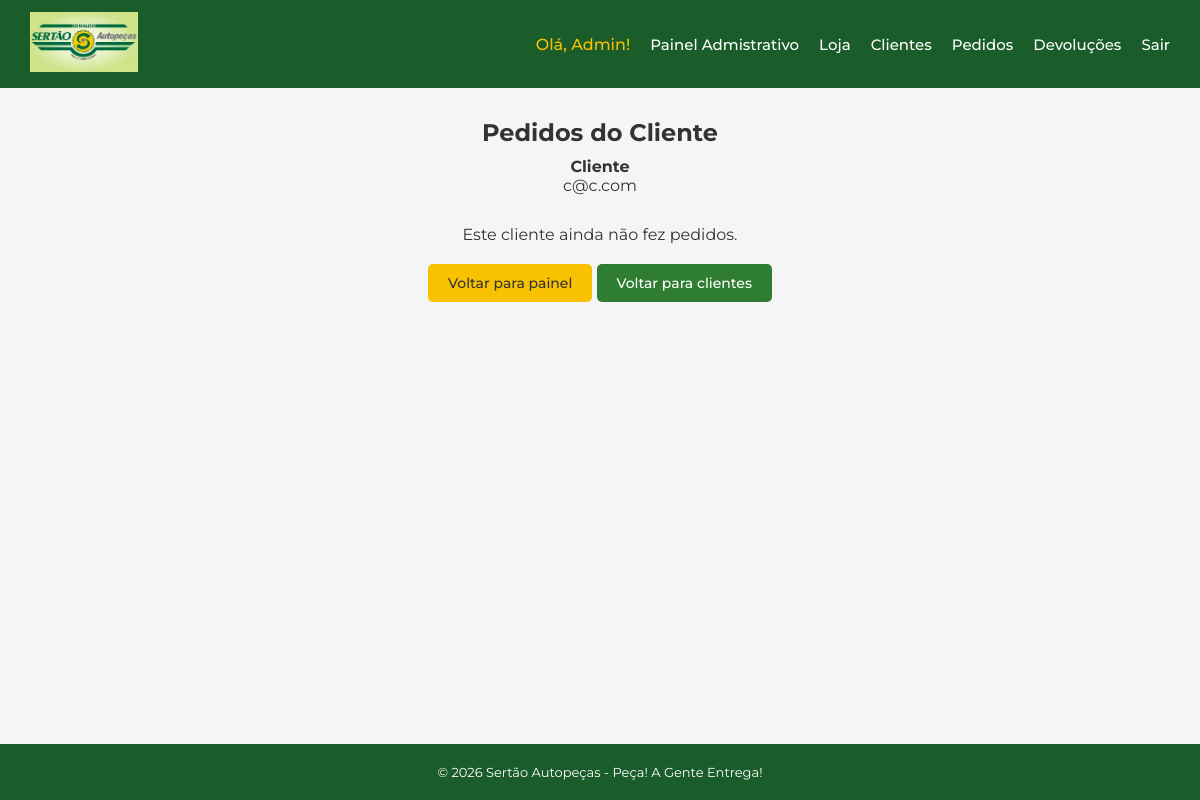
Page /admin/clientes/2/pedidos (signed in) on the earlier database version.
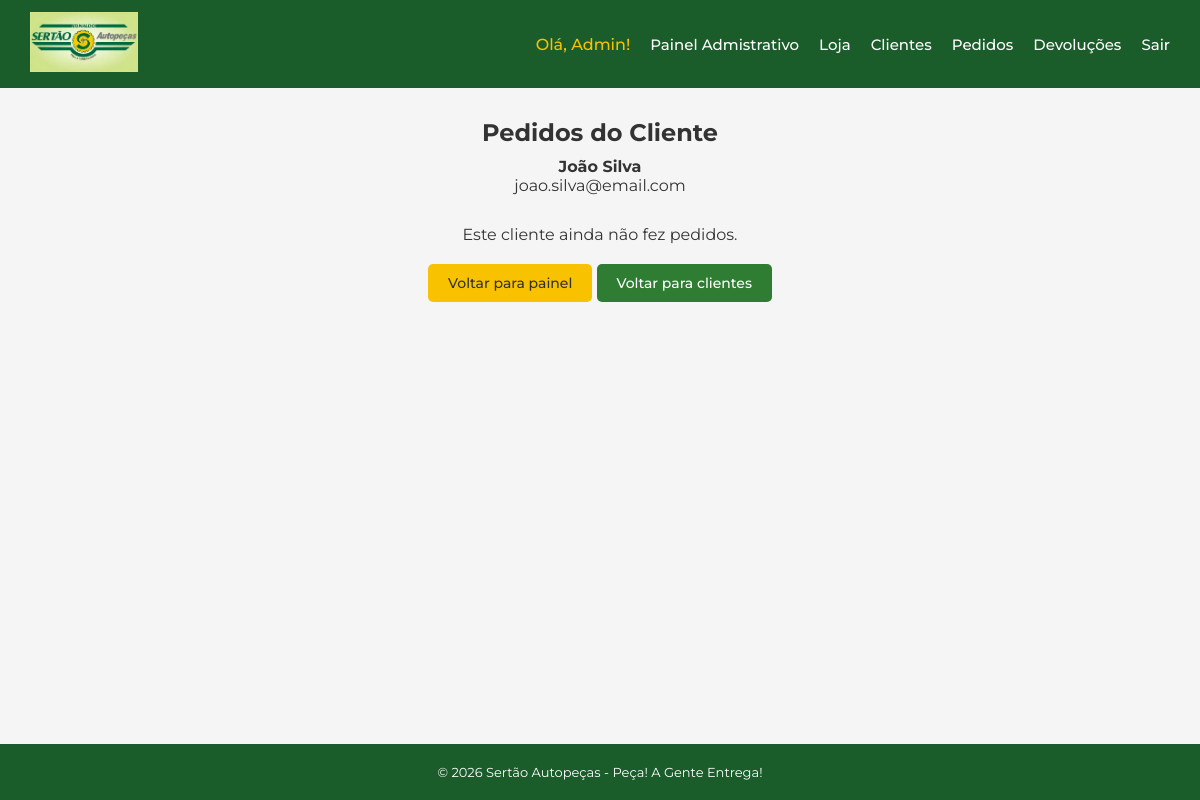
Same page on the later database version.
### app/models.py (models this page shows)
class Usuario(UserMixin, db.Model):
    id = db.Column(db.Integer, primary_key=True)
    nome = db.Column(db.String(100), nullable=False)
    email = db.Column(db.String(100), nullable=False, unique=True)
    senha = db.Column(db.String(100), nullable=False)
    perfil = db.Column(db.String(100), nullable=False)
    endereco = db.Column(db.String(200), nullable=True)
    cidade = db.Column(db.String(100), nullable=True)
    estado = db.Column(db.String(2), nullable=True)
    cep = db.Column(db.String(9), nullable=True)
    data_cadastro = db.Column(db.DateTime, default=datetime.now)
    pedidos = db.relationship('Pedido', back_populates='usuario')

### app/routes/admin.py (the view)
@admin.route('/admin/clientes/<int:id>/pedidos')
@login_required
def pedidos_cliente(id):
    if current_user.perfil != 'ADMIN':
        return redirect('/loja')
    cliente = Usuario.query.get_or_404(id)
    pedidos = Pedido.query.filter_by(usuario_id=id).order_by(Pedido.data.desc()).all()
    return render_template('admin/pedidos_cliente.html', cliente=cliente, pedidos=pedidos)

### app/models.py (called while the page is built)
@login_manager.user_loader
def load_user(user_id):
    return Usuario.query.get(int(user_id))

### app/templates/admin/pedidos_cliente.html (shortened to what this page needs)
{% extends 'base.html' %}
{% block conteudo %}
<h2 style="text-align: center;">Pedidos do Cliente</h2>
<div style="text-align: center; margin-top: 10px;">
    <p><strong>{{ cliente.nome }}</strong></p>
    <p>{{ cliente.email }}</p>
</div>
{% if pedidos %}
<table style="width: 100%; border-collapse: collapse; margin-top: 30px;">
    <thead>
        <tr style="background-color: #f2f2f2;">
            <th style="padding: 10px; border: 1px solid #ddd;">Número</th>
            <th style="padding: 10px; border: 1px solid #ddd;">Data</th>
            <th style="padding: 10px; border: 1px solid #ddd;">Status</th>
            <th style="padding: 10px; border: 1px solid #ddd;">Ações</th>
        </tr>
    </thead>
    <tbody>
        {% for pedido in pedidos %}
        <tr>
            <td style="padding: 10px; border: 1px solid #ddd; text-align: center;">
                {{ pedido.numero }}
            </td>
            <td style="padding: 10px; border: 1px solid #ddd; text-align: center;">
                {{ pedido.data.strftime('%d/%m/%Y %H:%M') }}
            </td>
            <td style="padding: 10px; border: 1px solid #ddd; text-align: center;">
                {{ pedido.status }}
            </td>
            <td style="padding: 10px; border: 1px solid #ddd; text-align: center;">
                <a href="/meus-pedidos/{{ pedido.numero }}"
                   class="btn btn-secondary">
                    Ver detalhes
                </a>
            </td>
        </tr>
        {% endfor %}
    </tbody>
</table>
{% else %}
<div style="text-align: center; margin-top: 30px;">
    <p>Este cliente ainda não fez pedidos.</p>
</div>
{% endif %}
<div style="text-align: center; margin-top: 20px;">
    <a href="/admin" class="btn btn-primary">
        Voltar para painel
    </a>
    <a href="/admin/clientes" class="btn btn-secondary">
        Voltar para clientes
    </a>
</div>
{% endblock %}

Differences in the rows shown:
changed Usuario: nome "Cliente" → "João Silva"; email "c@c.com" → "joao.silva@email.com"
